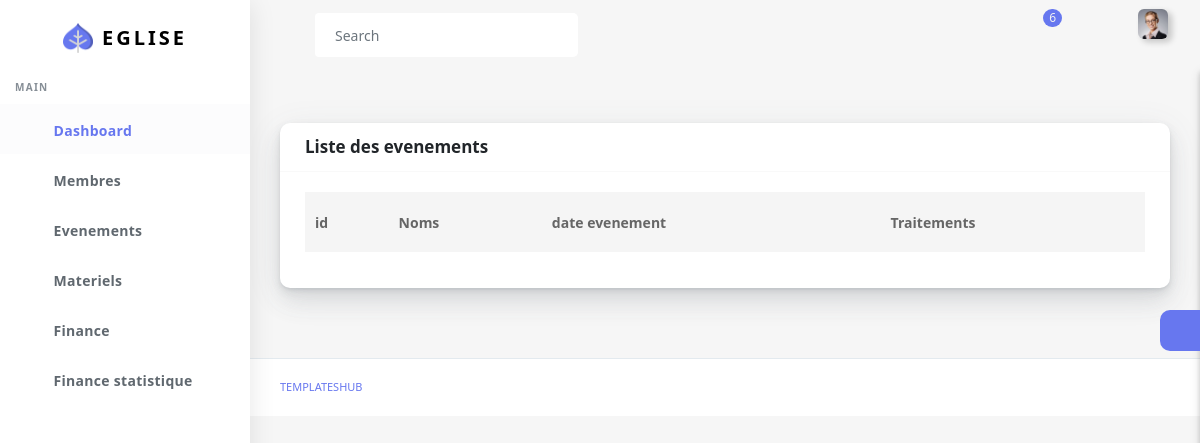
/evenementRead/ (signed in), run on an earlier commit of the app's database.
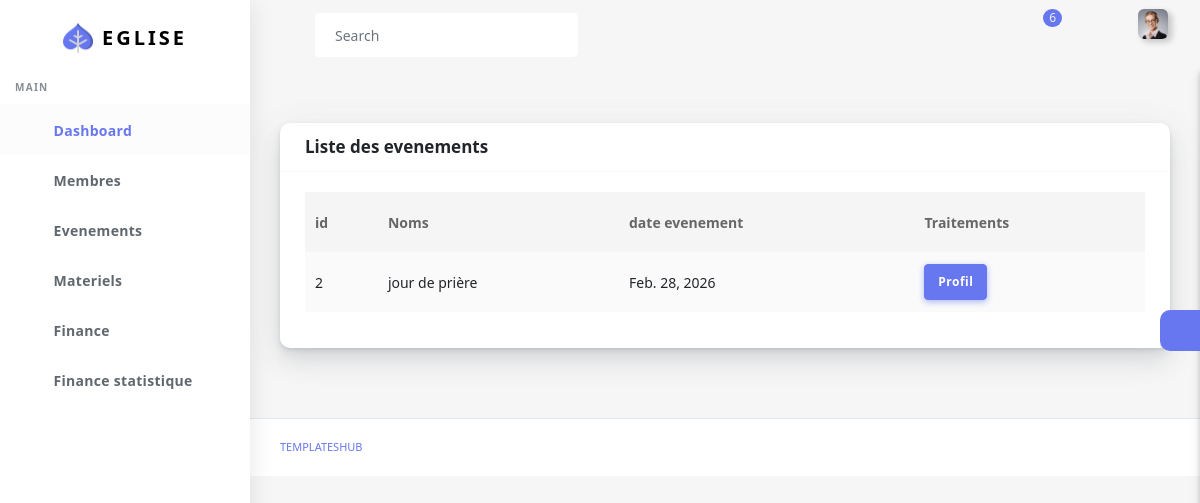
And on a later commit of the database.
### eglise/models.py (models this page shows, shortened)
class Evenement(models.Model):
    nomEvenement = models.CharField(max_length = 50)
    dateEvenement = models.DateField()
    userEvenement = models.ForeignKey(User , on_delete = models.CASCADE)

### eglise/views.py (the view)
# urls.py: path('evenementRead/', evenementRead , name = 'evenementRead') ,
def evenementRead(request):
    profil = Profil.objects.filter(user = request.user).first()
    fonction = profil.fonction.nomFonction if profil else None
    lst = Evenement.objects.filter(userEvenement = request.user).all()
    return render(request , 'back/evenementRead.html' , {'fonction':fonction, 'lst':lst})

### eglise/templates/back/evenementRead.html (shortened to what this page needs)
<!DOCTYPE html>
<html lang="en">
  {% load static %}
<head>
  <link rel="stylesheet" href="{% static 'back/assets/css/app.min.css'%}">
  <link rel="stylesheet" href="{% static 'back/assets/bundles/datatables/datatables.min.css'%}">
  <link rel="stylesheet" href="{% static 'back/assets/bundles/datatables/DataTables-1.10.16/css/dataTables.bootstrap4.min.css'%}">
  <link rel="stylesheet" href="{% static 'back/assets/css/style.css'%}">
  <link rel="stylesheet" href="{% static 'back/assets/css/components.css'%}">
  <link rel="stylesheet" href="{% static 'back/assets/css/custom.css'%}">
</head>
<body>
  <div id="app">
    <div class="main-wrapper main-wrapper-1">
      <div class="navbar-bg"></div>
     {% include "back/query/nav.html" %}
      {% include "back/query/sidebar.html" %}
      <div class="main-content">
        <section class="section">
          <div class="section-body">
            <div class="row">
              <div class="col-12">
                <div class="card">
                  <div class="card-header">
                    <h4>Liste des evenements</h4>
                  </div>
                  <div class="card-body">
                    <div class="table-responsive">
                      <table class="table table-striped table-hover" id="tableExport" style="width:100%;">
                        <thead>
                          <tr>
                            <th>id</th>
                            <th>Noms</th>
                            <th>date evenement</th>
                            <th>Traitements</th>
                          </tr>
                        </thead>
                        <tbody>
                          {% for listes in lst %}
                          <tr>
                            <td>{{listes.id}}</td>
                            <td>{{listes.nomEvenement}}</td>
                            <td>{{listes.dateEvenement}}</td>
                            <td>
                              <a href="" class="btn btn-primary" >Profil</a>
                            </td>
                          </tr>
                          {% endfor %}
                        </tbody>
                      </table>
                    </div>
                  </div>
                </div>
              </div>
            </div>
          </div>
        </section>
        <div class="settingSidebar">
          <a href="javascript:void(0)" class="settingPanelToggle"> <i class="fa fa-spin fa-cog"></i>
          </a>
        </div>
      </div>
      <footer class="main-footer">
        <div class="footer-left">
          <a href="templateshub.net">Templateshub</a></a>
        </div>
      </footer>
    </div>
  </div>
</body>
</html>

What changed in the data, as far as the page shows it:
added Evenement: id "2", nomEvenement "jour de prière", dateEvenement "Feb. 28, 2026"
